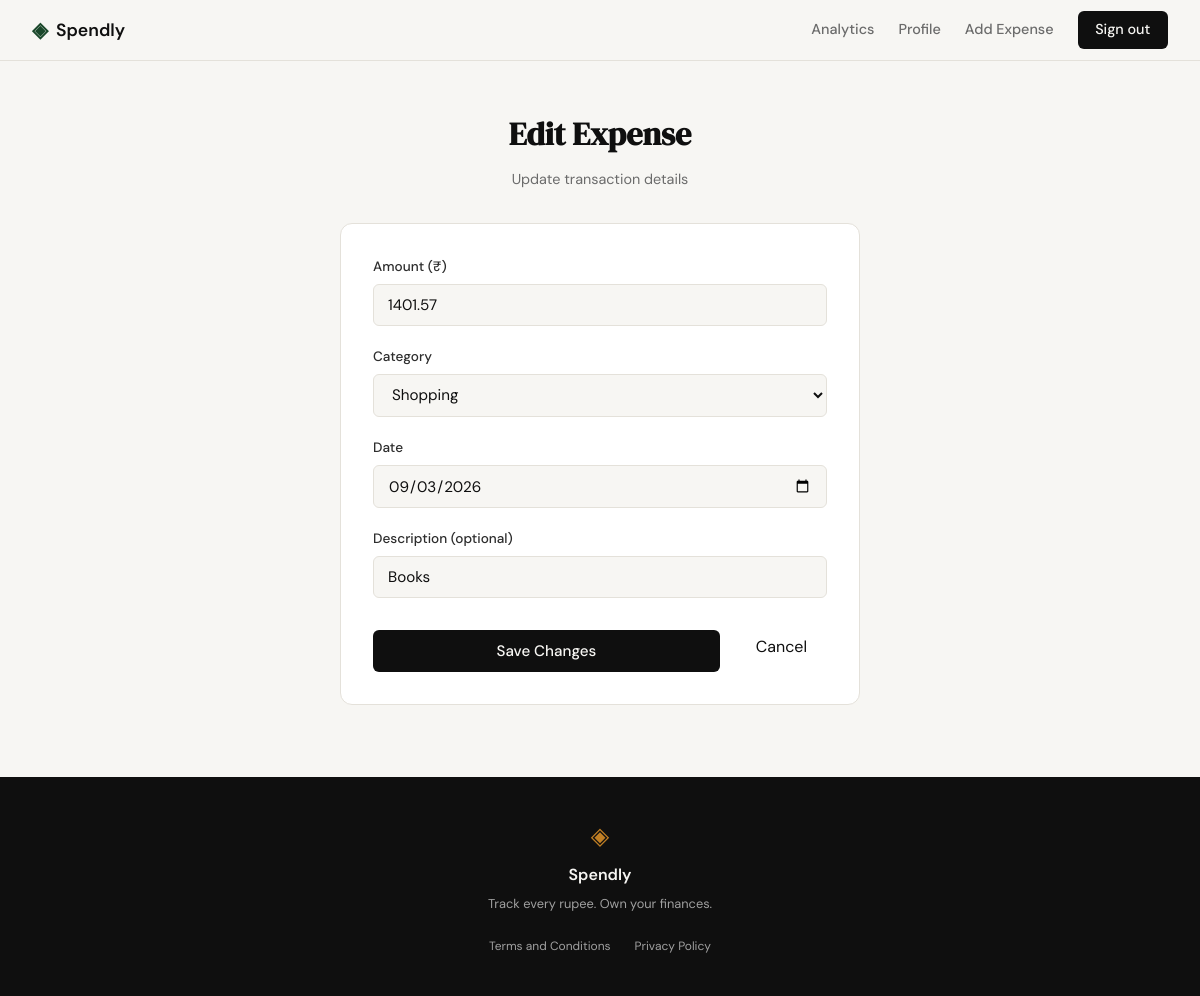
The app's page /expenses/2/edit (signed in) with its own data.
### tables this page shows
CREATE TABLE expenses (
                id INTEGER PRIMARY KEY AUTOINCREMENT,
                user_id INTEGER NOT NULL,
                amount REAL NOT NULL,
                category TEXT NOT NULL,
                date TEXT NOT NULL,
                description TEXT,
                created_at TEXT DEFAULT CURRENT_TIMESTAMP,
                FOREIGN KEY (user_id) REFERENCES users (id) ON DELETE CASCADE
            );

### app.py (the view, shortened to what this page needs)
@app.route("/expenses/<int:id>/edit", methods=["GET", "POST"])
def edit_expense(id):
    if not session.get("user_id"):
        return redirect(url_for("login"))
    user_id = session["user_id"]
    expense = get_expense_by_id(id, user_id)
    if not expense:
        abort(404)
    categories = ["Food", "Transport", "Bills", "Health", "Entertainment", "Shopping", "Other"]
    return render_template(
        "edit_expense.html",
        expense=expense,
        categories=categories
    )

### database/db.py (called while the page is built)
def get_db():
    conn = sqlite3.connect(DATABASE_PATH)
    conn.row_factory = sqlite3.Row
    conn.execute("PRAGMA foreign_keys = ON")
    return conn

### database/queries.py (called while the page is built)
def get_expense_by_id(expense_id, user_id):
    with get_db() as conn:
        row = conn.execute(
            "SELECT id, user_id, amount, category, date, description FROM expenses WHERE id = ? AND user_id = ?",
            (expense_id, user_id)
        ).fetchone()
        return dict(row) if row else None

### templates/edit_expense.html (shortened to what this page needs)
{% extends "base.html" %}
{% block content %}
<section class="auth-section">
    <div class="auth-container" style="max-width: 520px;">
        <div class="auth-header">
            <h1 class="auth-title">Edit Expense</h1>
            <p class="auth-subtitle">Update transaction details</p>
        </div>
        <div class="auth-card">
            <form method="POST" action="{{ url_for('edit_expense', id=expense.id) }}">
                <div class="form-group">
                    <label for="amount">Amount (₹)</label>
                    <input type="number" id="amount" name="amount"
                           class="form-input" placeholder="0.00"
                           step="0.01" min="0.01"
                           value="{{ form_data.amount if form_data and form_data.amount is defined else expense.amount }}"
                           required autofocus>
                </div>
                <div class="form-group">
                    <label for="category">Category</label>
                    <select id="category" name="category" class="form-input" required>
                        {% for cat in categories %}
                        <option value="{{ cat }}" {% if (form_data and form_data.category == cat) or (not form_data and expense.category == cat) %}selected{% endif %}>{{ cat }}</option>
                        {% endfor %}
                    </select>
                </div>
                <div class="form-group">
                    <label for="date">Date</label>
                    <input type="date" id="date" name="date"
                           class="form-input"
                           value="{{ form_data.date if form_data and form_data.date is defined else expense.date }}"
                           required>
                </div>
                <div class="form-group">
                    <label for="description">Description (optional)</label>
                    <input type="text" id="description" name="description"
                           class="form-input" placeholder="e.g. Lunch at Deli"
                           maxlength="200"
                           value="{{ form_data.description if form_data and form_data.description is defined else (expense.description or '') }}">
                </div>
                <div style="display: flex; gap: 1rem; margin-top: 1.5rem;">
                    <button type="submit" class="btn-submit" style="flex: 1;">Save Changes</button>
                    <a href="{{ url_for('profile') }}" class="preset-btn" style="display: flex; align-items: center; justify-content: center; text-decoration: none; padding: 0.75rem 1.25rem;">Cancel</a>
                </div>
            </form>
        </div>
    </div>
</section>
{% endblock %}

### static/css/style.css (style rules this page uses)
:root { --ink: #0f0f0f; --ink-soft: #2d2d2d; --ink-muted: #6b6b6b; --ink-faint: #a0a0a0; --paper: #f7f6f3; --paper-warm: #f0ede6; --paper-card: #ffffff; --accent: #1a472a; --accent-light: #e8f0eb; --accent-2: #c17f24; --accent-2-light: #fdf3e3; --danger: #c0392b; --danger-light: #fdecea; --border: #e4e1da; --border-soft: #eeebe4; --font-display: 'DM Serif Display', Georgia, serif; --font-body: 'DM Sans', system-ui, sans-serif; --max-width: 1200px; --auth-width: 440px; --radius-sm: 6px; --radius-md: 12px; --radius-lg: 20px; }
*, *::before, *::after { box-sizing: border-box; margin: 0; padding: 0; }
html { font-size: 16px; scroll-behavior: smooth; }
body { background: var(--paper); color: var(--ink); font-family: var(--font-body); font-size: 1rem; line-height: 1.6; -webkit-font-smoothing: antialiased; }
a { color: inherit; text-decoration: none; }
.auth-section { min-height: calc(100vh - 60px - 100px); display: flex; align-items: center; justify-content: center; padding: 3rem 2rem; }
.auth-container { width: 100%; max-width: var(--auth-width); }
.auth-header { text-align: center; margin-bottom: 2rem; }
.auth-title { font-family: var(--font-display); font-size: 2rem; color: var(--ink); margin-bottom: 0.5rem; }
.auth-subtitle { font-size: 0.9rem; color: var(--ink-muted); }
.auth-card { background: var(--paper-card); border: 1px solid var(--border); border-radius: var(--radius-md); padding: 2rem; margin-bottom: 1.5rem; }
.form-group { margin-bottom: 1.25rem; }
.form-group label { display: block; font-size: 0.85rem; font-weight: 500; color: var(--ink-soft); margin-bottom: 0.4rem; }
.form-input { width: 100%; padding: 0.6rem 0.875rem; border: 1px solid var(--border); border-radius: var(--radius-sm); font-family: var(--font-body); font-size: 0.95rem; color: var(--ink); background: var(--paper); outline: none; transition: border-color 0.2s; }
.form-input::placeholder { color: var(--ink-faint); }
.btn-submit { width: 100%; padding: 0.7rem; background: var(--ink); color: var(--paper); border: none; border-radius: var(--radius-sm); font-family: var(--font-body); font-size: 0.95rem; font-weight: 500; cursor: pointer; transition: background 0.2s; margin-top: 0.5rem; }

### records on screen
expenses: amount "1401.57", category "Shopping", date "09/03/2026", description "Books"
